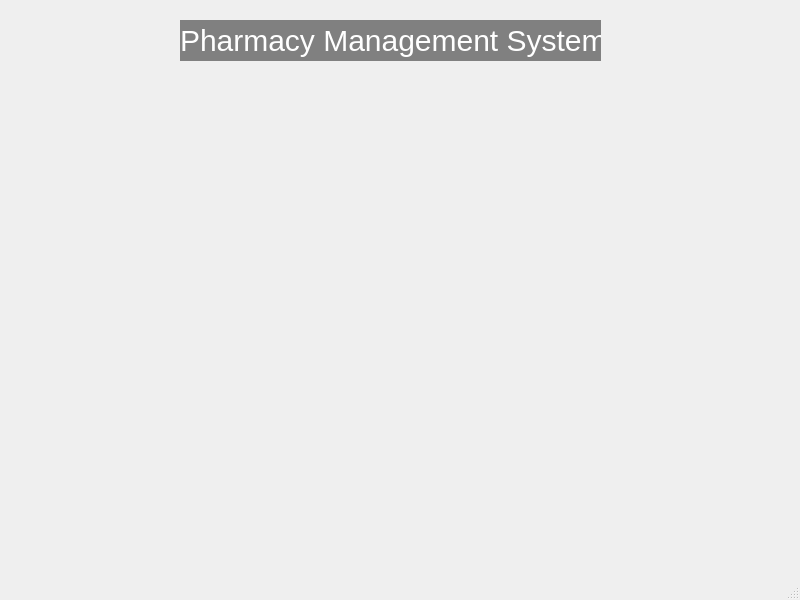
<?xml version="1.0" encoding="UTF-8"?>
<ui version="4.0">
 <class>MainWindow</class>
 <widget class="QMainWindow" name="MainWindow">
  <property name="geometry">
   <rect>
    <x>0</x>
    <y>0</y>
    <width>800</width>
    <height>600</height>
   </rect>
  </property>
  <property name="windowTitle">
   <string>MainWindow</string>
  </property>
  <widget class="QWidget" name="centralwidget">
   <widget class="QLabel" name="label">
    <property name="geometry">
     <rect>
      <x>180</x>
      <y>20</y>
      <width>421</width>
      <height>41</height>
     </rect>
    </property>
    <property name="styleSheet">
     <string notr="true">QLabel{
background : light gray;
font-size: 30px;
color : white;
}</string>
    </property>
    <property name="text">
     <string>Pharmacy Management System</string>
    </property>
   </widget>
  </widget>
  <widget class="QMenuBar" name="menubar">
   <property name="geometry">
    <rect>
     <x>0</x>
     <y>0</y>
     <width>800</width>
     <height>22</height>
    </rect>
   </property>
  </widget>
  <widget class="QStatusBar" name="statusbar"/>
 </widget>
 <resources/>
 <connections/>
</ui>
